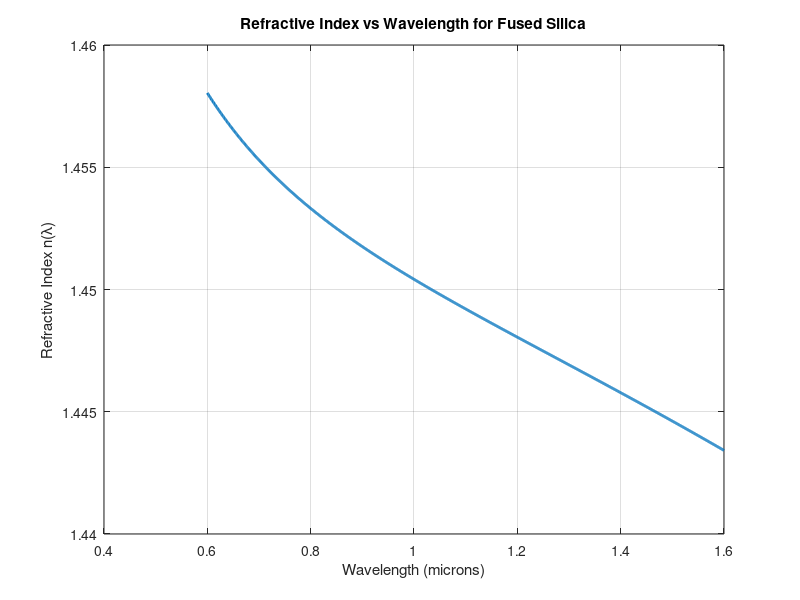

Write MATLAB code to recreate this figure.
% Constants
B1 = 0.6961663;
B2 = 0.4079426;
B3 = 0.8974794;
C1 = (0.0684043)^2;
C2 = (0.1162414)^2;
C3 = (9.896161)^2;
samples = 1e3;

% Wavelength from 0.6[um] to 1.6[um]
% the equation is given to us with lambda in terms of microns, so no
% scaling necessary
lambda = linspace(0.6, 1.6, samples);

% calculating n
n_squared = 1 + (B1*lambda.^2 ./ (lambda.^2 - C1)) + (B2*lambda.^2 ./ (lambda.^2 - C2)) + (B3*lambda.^2 ./ (lambda.^2 - C3));
n = sqrt(n_squared);

% Graphing
figure;
plot(lambda, n, 'LineWidth', 2);
xlabel('Wavelength (microns)');
ylabel('Refractive Index n(\lambda)');
title('Refractive Index vs Wavelength for Fused Silica');
grid on;
